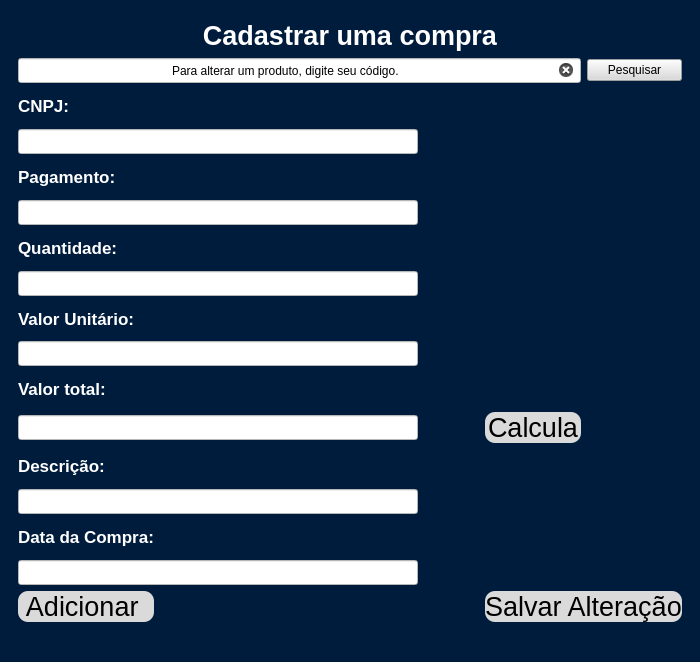
<?xml version="1.0" encoding="UTF-8"?>
<ui version="4.0">
 <class>MainWindow</class>
 <widget class="QMainWindow" name="MainWindow">
  <property name="geometry">
   <rect>
    <x>0</x>
    <y>0</y>
    <width>700</width>
    <height>662</height>
   </rect>
  </property>
  <property name="minimumSize">
   <size>
    <width>700</width>
    <height>650</height>
   </size>
  </property>
  <property name="maximumSize">
   <size>
    <width>16777215</width>
    <height>16777215</height>
   </size>
  </property>
  <property name="font">
   <font>
    <weight>50</weight>
    <bold>false</bold>
   </font>
  </property>
  <property name="windowTitle">
   <string>Cadastro Produto</string>
  </property>
  <property name="styleSheet">
   <string notr="true">background-color: rgb(0, 28, 61);</string>
  </property>
  <widget class="QWidget" name="centralwidget">
   <layout class="QGridLayout" name="gridLayout_2">
    <item row="0" column="1">
     <layout class="QGridLayout" name="gridLayout">
      <property name="leftMargin">
       <number>9</number>
      </property>
      <property name="topMargin">
       <number>9</number>
      </property>
      <property name="rightMargin">
       <number>9</number>
      </property>
      <property name="bottomMargin">
       <number>9</number>
      </property>
      <property name="spacing">
       <number>6</number>
      </property>
      <item row="4" column="0" colspan="4">
       <widget class="QLineEdit" name="lineEdit_2">
        <property name="minimumSize">
         <size>
          <width>100</width>
          <height>25</height>
         </size>
        </property>
        <property name="maximumSize">
         <size>
          <width>400</width>
          <height>25</height>
         </size>
        </property>
        <property name="styleSheet">
         <string notr="true">background-color: rgb(255, 255, 255);</string>
        </property>
       </widget>
      </item>
      <item row="19" column="0" colspan="2">
       <widget class="QLineEdit" name="lineEdit_8">
        <property name="minimumSize">
         <size>
          <width>100</width>
          <height>25</height>
         </size>
        </property>
        <property name="maximumSize">
         <size>
          <width>400</width>
          <height>25</height>
         </size>
        </property>
        <property name="styleSheet">
         <string notr="true">background-color: rgb(255, 255, 255);</string>
        </property>
       </widget>
      </item>
      <item row="5" column="0">
       <widget class="QLabel" name="label_4">
        <property name="font">
         <font>
          <pointsize>13</pointsize>
          <weight>75</weight>
          <bold>true</bold>
         </font>
        </property>
        <property name="styleSheet">
         <string notr="true">color: rgb(255, 255, 255);</string>
        </property>
        <property name="text">
         <string>Pagamento:</string>
        </property>
       </widget>
      </item>
      <item row="22" column="2" colspan="2">
       <widget class="QPushButton" name="save">
        <property name="font">
         <font>
          <pointsize>20</pointsize>
         </font>
        </property>
        <property name="styleSheet">
         <string notr="true">background-color: rgb(218, 218, 218);
border-radius: 10px;</string>
        </property>
        <property name="text">
         <string>Salvar Alteração</string>
        </property>
       </widget>
      </item>
      <item row="21" column="0" colspan="2">
       <widget class="QLineEdit" name="lineEdit_9">
        <property name="minimumSize">
         <size>
          <width>100</width>
          <height>25</height>
         </size>
        </property>
        <property name="maximumSize">
         <size>
          <width>400</width>
          <height>25</height>
         </size>
        </property>
        <property name="styleSheet">
         <string notr="true">background-color: rgb(255, 255, 255);</string>
        </property>
       </widget>
      </item>
      <item row="3" column="0">
       <widget class="QLabel" name="label_3">
        <property name="font">
         <font>
          <pointsize>13</pointsize>
          <weight>75</weight>
          <bold>true</bold>
         </font>
        </property>
        <property name="styleSheet">
         <string notr="true">color: rgb(255, 255, 255);</string>
        </property>
        <property name="text">
         <string>CNPJ:</string>
        </property>
       </widget>
      </item>
      <item row="1" column="3">
       <widget class="QPushButton" name="Pesquisar">
        <property name="styleSheet">
         <string notr="true">background-color: rgb(218, 218, 218);</string>
        </property>
        <property name="text">
         <string>Pesquisar</string>
        </property>
       </widget>
      </item>
      <item row="6" column="0" colspan="4">
       <widget class="QLineEdit" name="lineEdit_3">
        <property name="minimumSize">
         <size>
          <width>100</width>
          <height>25</height>
         </size>
        </property>
        <property name="maximumSize">
         <size>
          <width>400</width>
          <height>25</height>
         </size>
        </property>
        <property name="styleSheet">
         <string notr="true">background-color: rgb(255, 255, 255);</string>
        </property>
       </widget>
      </item>
      <item row="22" column="0">
       <widget class="QPushButton" name="cadastro">
        <property name="font">
         <font>
          <pointsize>20</pointsize>
         </font>
        </property>
        <property name="styleSheet">
         <string notr="true">background-color: rgb(218, 218, 218);
border-radius: 10px;</string>
        </property>
        <property name="text">
         <string>Adicionar </string>
        </property>
       </widget>
      </item>
      <item row="10" column="0">
       <widget class="QLabel" name="label_6">
        <property name="font">
         <font>
          <pointsize>13</pointsize>
          <weight>75</weight>
          <bold>true</bold>
         </font>
        </property>
        <property name="styleSheet">
         <string notr="true">color: rgb(255, 255, 255);</string>
        </property>
        <property name="text">
         <string>Valor Unitário:</string>
        </property>
       </widget>
      </item>
      <item row="20" column="0">
       <widget class="QLabel" name="label_9">
        <property name="font">
         <font>
          <pointsize>13</pointsize>
          <weight>75</weight>
          <bold>true</bold>
         </font>
        </property>
        <property name="styleSheet">
         <string notr="true">color: rgb(255, 255, 255);</string>
        </property>
        <property name="text">
         <string>Data da Compra:</string>
        </property>
       </widget>
      </item>
      <item row="1" column="0" colspan="3">
       <widget class="QLineEdit" name="lineEdit_5">
        <property name="minimumSize">
         <size>
          <width>100</width>
          <height>25</height>
         </size>
        </property>
        <property name="styleSheet">
         <string notr="true">background-color: rgb(255, 255, 255);</string>
        </property>
        <property name="text">
         <string>Para alterar um produto, digite seu código.</string>
        </property>
        <property name="alignment">
         <set>Qt::AlignCenter</set>
        </property>
        <property name="clearButtonEnabled">
         <bool>true</bool>
        </property>
       </widget>
      </item>
      <item row="22" column="1">
       <spacer name="horizontalSpacer">
        <property name="orientation">
         <enum>Qt::Horizontal</enum>
        </property>
        <property name="sizeHint" stdset="0">
         <size>
          <width>40</width>
          <height>20</height>
         </size>
        </property>
       </spacer>
      </item>
      <item row="7" column="0">
       <widget class="QLabel" name="label_8">
        <property name="font">
         <font>
          <pointsize>13</pointsize>
          <weight>75</weight>
          <bold>true</bold>
         </font>
        </property>
        <property name="styleSheet">
         <string notr="true">color: rgb(255, 255, 255);</string>
        </property>
        <property name="text">
         <string>Quantidade:</string>
        </property>
       </widget>
      </item>
      <item row="16" column="0">
       <widget class="QLabel" name="label_7">
        <property name="font">
         <font>
          <pointsize>13</pointsize>
          <weight>75</weight>
          <bold>true</bold>
         </font>
        </property>
        <property name="styleSheet">
         <string notr="true">color: rgb(255, 255, 255);</string>
        </property>
        <property name="text">
         <string>Descrição:</string>
        </property>
       </widget>
      </item>
      <item row="12" column="0">
       <widget class="QLabel" name="label_5">
        <property name="font">
         <font>
          <pointsize>13</pointsize>
          <weight>75</weight>
          <bold>true</bold>
         </font>
        </property>
        <property name="styleSheet">
         <string notr="true">color: rgb(255, 255, 255);</string>
        </property>
        <property name="text">
         <string>Valor total:</string>
        </property>
       </widget>
      </item>
      <item row="14" column="2">
       <widget class="QPushButton" name="calcula">
        <property name="font">
         <font>
          <pointsize>20</pointsize>
         </font>
        </property>
        <property name="styleSheet">
         <string notr="true">background-color: rgb(218, 218, 218);
border-radius: 10px;</string>
        </property>
        <property name="text">
         <string>Calcula</string>
        </property>
       </widget>
      </item>
      <item row="0" column="0" colspan="4">
       <widget class="QLabel" name="label">
        <property name="font">
         <font>
          <pointsize>20</pointsize>
          <weight>75</weight>
          <bold>true</bold>
         </font>
        </property>
        <property name="styleSheet">
         <string notr="true">color: rgb(255, 255, 255);</string>
        </property>
        <property name="text">
         <string>Cadastrar uma compra</string>
        </property>
        <property name="alignment">
         <set>Qt::AlignCenter</set>
        </property>
       </widget>
      </item>
      <item row="8" column="0" colspan="2">
       <widget class="QLineEdit" name="lineEdit_4">
        <property name="minimumSize">
         <size>
          <width>100</width>
          <height>25</height>
         </size>
        </property>
        <property name="maximumSize">
         <size>
          <width>400</width>
          <height>25</height>
         </size>
        </property>
        <property name="styleSheet">
         <string notr="true">background-color: rgb(255, 255, 255);</string>
        </property>
       </widget>
      </item>
      <item row="11" column="0" colspan="2">
       <widget class="QLineEdit" name="lineEdit_6">
        <property name="minimumSize">
         <size>
          <width>100</width>
          <height>25</height>
         </size>
        </property>
        <property name="maximumSize">
         <size>
          <width>400</width>
          <height>25</height>
         </size>
        </property>
        <property name="styleSheet">
         <string notr="true">background-color: rgb(255, 255, 255);</string>
        </property>
       </widget>
      </item>
      <item row="14" column="0" colspan="2">
       <widget class="QLineEdit" name="lineEdit_7">
        <property name="minimumSize">
         <size>
          <width>100</width>
          <height>25</height>
         </size>
        </property>
        <property name="maximumSize">
         <size>
          <width>400</width>
          <height>25</height>
         </size>
        </property>
        <property name="styleSheet">
         <string notr="true">background-color: rgb(255, 255, 255);</string>
        </property>
       </widget>
      </item>
     </layout>
    </item>
   </layout>
  </widget>
  <widget class="QStatusBar" name="statusbar"/>
 </widget>
 <tabstops>
  <tabstop>lineEdit_5</tabstop>
  <tabstop>Pesquisar</tabstop>
  <tabstop>lineEdit_2</tabstop>
  <tabstop>lineEdit_3</tabstop>
  <tabstop>lineEdit_4</tabstop>
  <tabstop>lineEdit_6</tabstop>
  <tabstop>calcula</tabstop>
  <tabstop>lineEdit_8</tabstop>
  <tabstop>lineEdit_9</tabstop>
  <tabstop>cadastro</tabstop>
  <tabstop>save</tabstop>
  <tabstop>lineEdit_7</tabstop>
 </tabstops>
 <resources/>
 <connections>
  <connection>
   <sender>save</sender>
   <signal>released()</signal>
   <receiver>lineEdit_2</receiver>
   <slot>clear()</slot>
   <hints>
    <hint type="sourcelabel">
     <x>681</x>
     <y>623</y>
    </hint>
    <hint type="destinationlabel">
     <x>396</x>
     <y>215</y>
    </hint>
   </hints>
  </connection>
  <connection>
   <sender>save</sender>
   <signal>released()</signal>
   <receiver>lineEdit_3</receiver>
   <slot>clear()</slot>
   <hints>
    <hint type="sourcelabel">
     <x>681</x>
     <y>623</y>
    </hint>
    <hint type="destinationlabel">
     <x>417</x>
     <y>273</y>
    </hint>
   </hints>
  </connection>
  <connection>
   <sender>save</sender>
   <signal>released()</signal>
   <receiver>lineEdit_4</receiver>
   <slot>clear()</slot>
   <hints>
    <hint type="sourcelabel">
     <x>681</x>
     <y>623</y>
    </hint>
    <hint type="destinationlabel">
     <x>417</x>
     <y>331</y>
    </hint>
   </hints>
  </connection>
  <connection>
   <sender>cadastro</sender>
   <signal>released()</signal>
   <receiver>lineEdit_2</receiver>
   <slot>clear()</slot>
   <hints>
    <hint type="sourcelabel">
     <x>102</x>
     <y>623</y>
    </hint>
    <hint type="destinationlabel">
     <x>102</x>
     <y>215</y>
    </hint>
   </hints>
  </connection>
  <connection>
   <sender>cadastro</sender>
   <signal>released()</signal>
   <receiver>lineEdit_3</receiver>
   <slot>clear()</slot>
   <hints>
    <hint type="sourcelabel">
     <x>139</x>
     <y>623</y>
    </hint>
    <hint type="destinationlabel">
     <x>120</x>
     <y>273</y>
    </hint>
   </hints>
  </connection>
  <connection>
   <sender>cadastro</sender>
   <signal>released()</signal>
   <receiver>lineEdit_4</receiver>
   <slot>clear()</slot>
   <hints>
    <hint type="sourcelabel">
     <x>160</x>
     <y>623</y>
    </hint>
    <hint type="destinationlabel">
     <x>130</x>
     <y>331</y>
    </hint>
   </hints>
  </connection>
  <connection>
   <sender>save</sender>
   <signal>released()</signal>
   <receiver>lineEdit_5</receiver>
   <slot>clear()</slot>
   <hints>
    <hint type="sourcelabel">
     <x>681</x>
     <y>623</y>
    </hint>
    <hint type="destinationlabel">
     <x>357</x>
     <y>81</y>
    </hint>
   </hints>
  </connection>
  <connection>
   <sender>cadastro</sender>
   <signal>released()</signal>
   <receiver>lineEdit_6</receiver>
   <slot>clear()</slot>
   <hints>
    <hint type="sourcelabel">
     <x>44</x>
     <y>606</y>
    </hint>
    <hint type="destinationlabel">
     <x>56</x>
     <y>381</y>
    </hint>
   </hints>
  </connection>
  <connection>
   <sender>cadastro</sender>
   <signal>released()</signal>
   <receiver>lineEdit_7</receiver>
   <slot>clear()</slot>
   <hints>
    <hint type="sourcelabel">
     <x>40</x>
     <y>601</y>
    </hint>
    <hint type="destinationlabel">
     <x>41</x>
     <y>450</y>
    </hint>
   </hints>
  </connection>
  <connection>
   <sender>cadastro</sender>
   <signal>released()</signal>
   <receiver>lineEdit_8</receiver>
   <slot>clear()</slot>
   <hints>
    <hint type="sourcelabel">
     <x>149</x>
     <y>600</y>
    </hint>
    <hint type="destinationlabel">
     <x>143</x>
     <y>498</y>
    </hint>
   </hints>
  </connection>
  <connection>
   <sender>cadastro</sender>
   <signal>released()</signal>
   <receiver>lineEdit_9</receiver>
   <slot>clear()</slot>
   <hints>
    <hint type="sourcelabel">
     <x>154</x>
     <y>599</y>
    </hint>
    <hint type="destinationlabel">
     <x>167</x>
     <y>566</y>
    </hint>
   </hints>
  </connection>
  <connection>
   <sender>save</sender>
   <signal>released()</signal>
   <receiver>lineEdit_6</receiver>
   <slot>clear()</slot>
   <hints>
    <hint type="sourcelabel">
     <x>530</x>
     <y>589</y>
    </hint>
    <hint type="destinationlabel">
     <x>402</x>
     <y>378</y>
    </hint>
   </hints>
  </connection>
  <connection>
   <sender>save</sender>
   <signal>released()</signal>
   <receiver>lineEdit_7</receiver>
   <slot>clear()</slot>
   <hints>
    <hint type="sourcelabel">
     <x>580</x>
     <y>592</y>
    </hint>
    <hint type="destinationlabel">
     <x>405</x>
     <y>438</y>
    </hint>
   </hints>
  </connection>
  <connection>
   <sender>save</sender>
   <signal>released()</signal>
   <receiver>lineEdit_8</receiver>
   <slot>clear()</slot>
   <hints>
    <hint type="sourcelabel">
     <x>562</x>
     <y>594</y>
    </hint>
    <hint type="destinationlabel">
     <x>410</x>
     <y>502</y>
    </hint>
   </hints>
  </connection>
  <connection>
   <sender>save</sender>
   <signal>released()</signal>
   <receiver>lineEdit_9</receiver>
   <slot>clear()</slot>
   <hints>
    <hint type="sourcelabel">
     <x>512</x>
     <y>595</y>
    </hint>
    <hint type="destinationlabel">
     <x>403</x>
     <y>568</y>
    </hint>
   </hints>
  </connection>
 </connections>
</ui>
